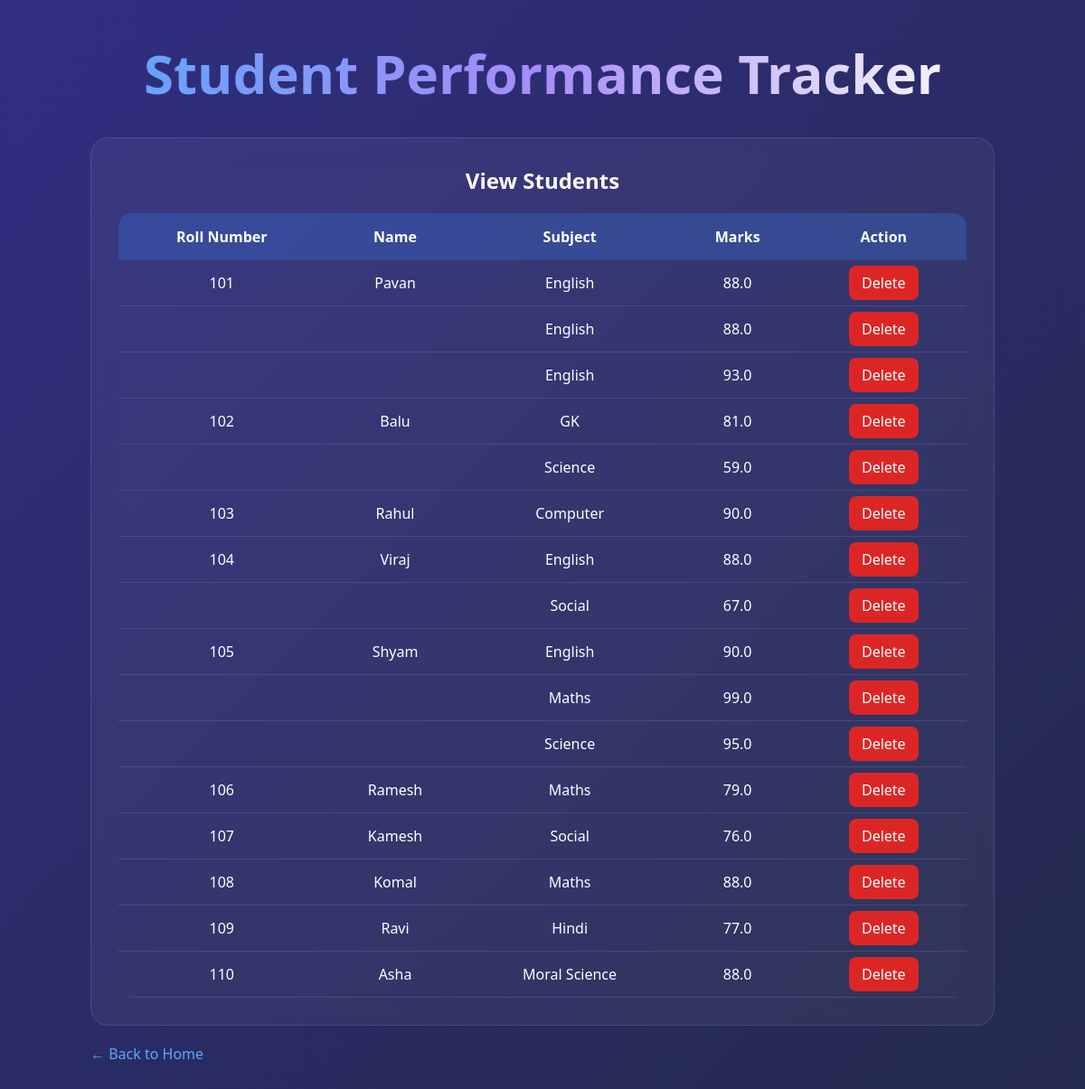
Screenshot of /view_students with the database file from the repository.
### tables this page shows
CREATE TABLE grades (
    id INTEGER PRIMARY KEY AUTOINCREMENT,
    roll_number TEXT,
    subject TEXT,
    marks REAL,
    FOREIGN KEY (roll_number)
        REFERENCES students(roll_number)
);

CREATE TABLE students (
    roll_number TEXT PRIMARY KEY,
    name TEXT NOT NULL
);

### app.py (the view)
@app.route("/view_students")
def view_students():
    conn = get_connection()
    cursor = conn.cursor()
    cursor.execute("""
        SELECT
            s.roll_number,
            s.name,
            g.id,
            g.subject,
            g.marks
        FROM students s
        LEFT JOIN grades g
        ON s.roll_number = g.roll_number
        ORDER BY s.roll_number
    """)
    students = cursor.fetchall()
    conn.close()
    return render_template(
        "view_students.html",
        students=students
    )

### db.py (called while the page is built)
def get_connection():
    conn = sqlite3.connect("student_tracker.db")
    conn.row_factory = sqlite3.Row
    return conn

### templates/view_students.html (shortened to what this page needs)
<!DOCTYPE html>
<html>
<head>
    <link rel="stylesheet"
          href="{{ url_for('static', filename='style.css') }}">
</head>
<body>
<div class="page-container">
<h1>Student Performance Tracker</h1>
<div class="table-card">
<h2>View Students</h2>
<table>
<tr>
    <th>Roll Number</th>
    <th>Name</th>
    <th>Subject</th>
    <th>Marks</th>
    <th>Action</th>
</tr>
{% set ns = namespace(previous_roll='') %}
{% for student in students %}
<tr>
    {% if ns.previous_roll != student[0] %}
        <td>{{ student[0] }}</td>
        <td>{{ student[1] }}</td>
    {% else %}
        <td></td>
        <td></td>
    {% endif %}
    <td>{{ student[3] }}</td>
    <td>{{ student[4] }}</td>
    <td>
        <a
        href="/delete_grade/{{ student[2] }}"
        class="delete-btn">
        Delete
        </a>
    </td>
</tr>
{% set ns.previous_roll = student[0] %}
{% endfor %}
</table>
</div>
<a href="/" class="back-btn">
← Back to Home
</a>
</div>
</body>
</html>

### static/style.css (style rules this page uses)
* { margin:0; padding:0; box-sizing:border-box; font-family:Segoe UI, sans-serif; }
body { min-height:100vh; background: linear-gradient( 135deg, #020617, #0f172a, #111827); color:white; display:flex; justify-content:center; align-items:center; padding:40px; }
h1 { text-align:center; font-size:60px; margin-bottom:10px; background:linear-gradient( to right, #60a5fa, #a78bfa, white); -webkit-background-clip:text; -webkit-text-fill-color:transparent; }
.page-container { width:90%; max-width:1000px; margin:auto; }
.form-card, .table-card { background:rgba(255,255,255,0.05); backdrop-filter:blur(15px); padding:30px; border-radius:20px; margin-top:30px; border:1px solid rgba(255,255,255,0.1); }
table { width:100%; border-collapse:collapse; overflow:hidden; border-radius:15px; margin-top:20px; }
th { background: rgba(59,130,246,0.25); color:white; padding:15px; }
td { padding:14px; border-bottom: 1px solid rgba(255,255,255,0.1); }
.back-btn { display:inline-block; margin-top:20px; color:#60a5fa; text-decoration:none; }
.delete-btn { background:#dc2626; color:white; padding:8px 14px; border-radius:8px; text-decoration:none; }
.table-card h2 { text-align:center; margin-bottom:20px; }
table td { text-align:left; }
table th { text-align:center; }
table td:nth-child(4), table td:nth-child(5) { text-align:center; }
body { background: linear-gradient( -45deg, #020617, #0f172a, #1e293b, #312e81); background-size: 400% 400%; animation: gradientMove 12s ease infinite; }
table th, table td { text-align:center; vertical-align:middle; }

### rows the page displays
grades: roll_number "101", name "Pavan", subject "English", marks "88.0"
grades: subject "English", marks "88.0"
grades: subject "English", marks "93.0"
grades: roll_number "102", name "Balu", subject "GK", marks "81.0"
grades: subject "Science", marks "59.0"
grades: roll_number "103", name "Rahul", subject "Computer", marks "90.0"
grades: roll_number "104", name "Viraj", subject "English", marks "88.0"
grades: subject "Social", marks "67.0"
grades: roll_number "105", name "Shyam", subject "English", marks "90.0"
grades: subject "Maths", marks "99.0"
grades: subject "Science", marks "95.0"
grades: roll_number "106", name "Ramesh", subject "Maths", marks "79.0"
grades: roll_number "107", name "Kamesh", subject "Social", marks "76.0"
grades: roll_number "108", name "Komal", subject "Maths", marks "88.0"
grades: roll_number "109", name "Ravi", subject "Hindi", marks "77.0"
grades: roll_number "110", name "Asha", subject "Moral Science", marks "88.0"
